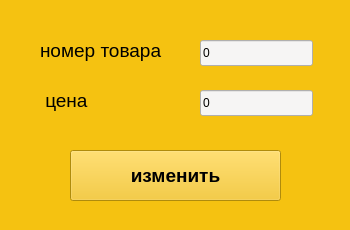
<?xml version="1.0" encoding="UTF-8"?>
<ui version="4.0">
 <class>Form</class>
 <widget class="QWidget" name="Form">
  <property name="geometry">
   <rect>
    <x>0</x>
    <y>0</y>
    <width>350</width>
    <height>230</height>
   </rect>
  </property>
  <property name="windowTitle">
   <string>Изменить цену </string>
  </property>
  <property name="styleSheet">
   <string notr="true">background-color: rgb(245, 194, 17);</string>
  </property>
  <widget class="QLineEdit" name="number_lineEdit">
   <property name="geometry">
    <rect>
     <x>200</x>
     <y>40</y>
     <width>113</width>
     <height>26</height>
    </rect>
   </property>
   <property name="styleSheet">
    <string notr="true">background-color: rgb(246, 245, 244);</string>
   </property>
   <property name="text">
    <string>0</string>
   </property>
  </widget>
  <widget class="QPushButton" name="change">
   <property name="geometry">
    <rect>
     <x>70</x>
     <y>150</y>
     <width>211</width>
     <height>51</height>
    </rect>
   </property>
   <property name="font">
    <font>
     <pointsize>14</pointsize>
     <weight>75</weight>
     <bold>true</bold>
    </font>
   </property>
   <property name="text">
    <string>изменить</string>
   </property>
  </widget>
  <widget class="QLabel" name="number_lbl1">
   <property name="geometry">
    <rect>
     <x>40</x>
     <y>30</y>
     <width>141</width>
     <height>41</height>
    </rect>
   </property>
   <property name="font">
    <font>
     <pointsize>14</pointsize>
    </font>
   </property>
   <property name="text">
    <string>номер товара</string>
   </property>
  </widget>
  <widget class="QLabel" name="price_lbl">
   <property name="geometry">
    <rect>
     <x>40</x>
     <y>80</y>
     <width>151</width>
     <height>41</height>
    </rect>
   </property>
   <property name="font">
    <font>
     <pointsize>14</pointsize>
    </font>
   </property>
   <property name="text">
    <string> цена</string>
   </property>
  </widget>
  <widget class="QLineEdit" name="number_lineEdit2">
   <property name="geometry">
    <rect>
     <x>200</x>
     <y>90</y>
     <width>113</width>
     <height>26</height>
    </rect>
   </property>
   <property name="styleSheet">
    <string notr="true">background-color: rgb(246, 245, 244);</string>
   </property>
   <property name="text">
    <string>0</string>
   </property>
  </widget>
 </widget>
 <resources/>
 <connections/>
</ui>
